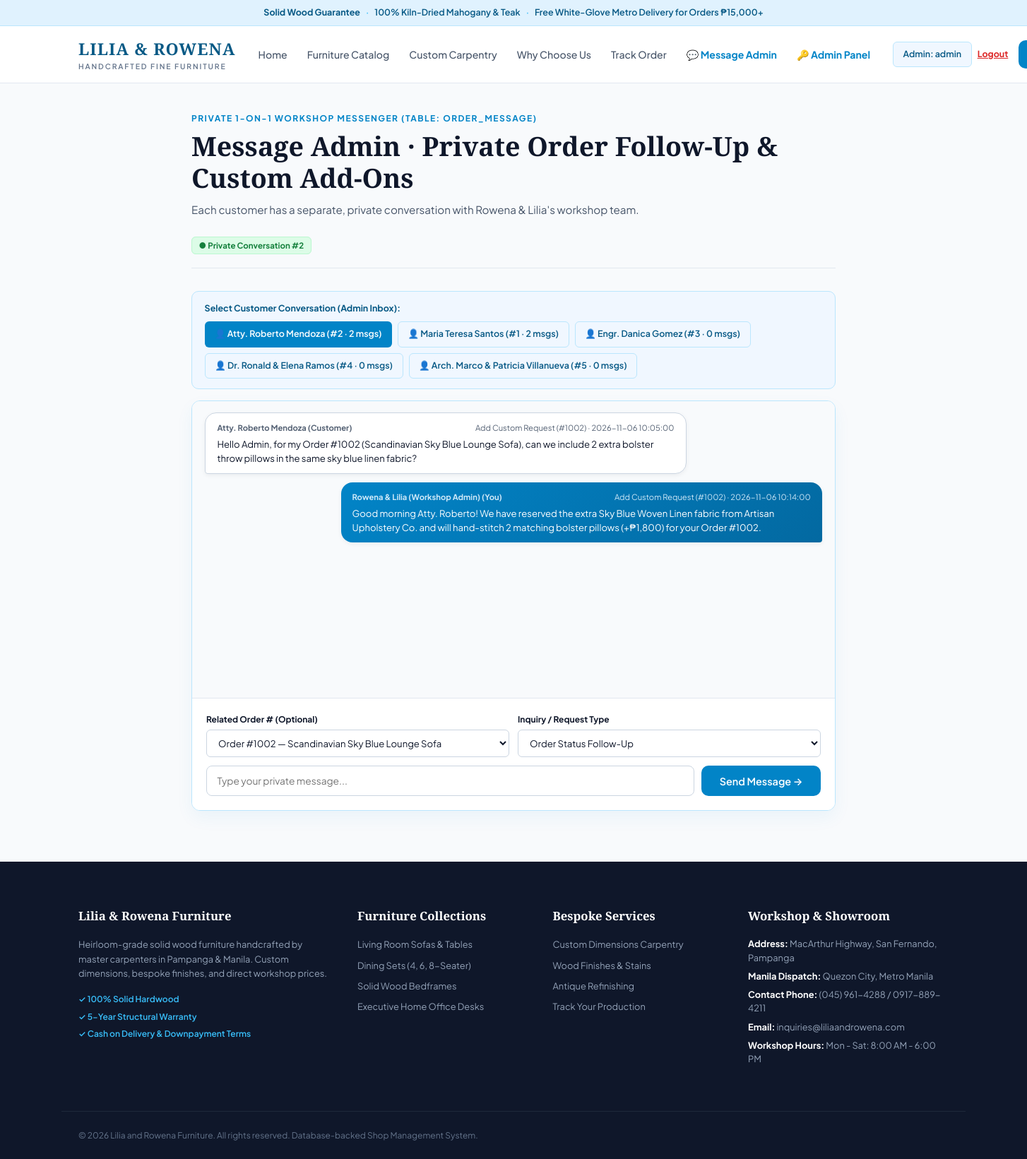
The page /index.php?route=messages (signed in) on the database its author committed.
### tables this page shows
CREATE TABLE Customer (
    CustomerID    INT           NOT NULL AUTO_INCREMENT,
    FullName      VARCHAR(100)  NOT NULL,
    Email         VARCHAR(100)  NOT NULL,
    PasswordHash  VARCHAR(255)  NOT NULL,
    PhoneNumber   VARCHAR(20)   NOT NULL,
    Address       VARCHAR(255)  NOT NULL,
    CONSTRAINT pk_customer PRIMARY KEY (CustomerID),
    CONSTRAINT uq_customer_email UNIQUE (Email)
);

CREATE TABLE Order_Message (
    MessageID    INT           NOT NULL AUTO_INCREMENT,
    CustomerID   INT           NOT NULL,
    OrderID      INT           NULL,
    AdminID      INT           NULL,
    SenderRole   VARCHAR(20)   NOT NULL,
    SenderName   VARCHAR(100)  NOT NULL,
    Topic        VARCHAR(60)   NOT NULL DEFAULT 'Order Follow-Up',
    MessageText  TEXT          NOT NULL,
    CreatedAt    DATETIME      NOT NULL DEFAULT CURRENT_TIMESTAMP,
    CONSTRAINT pk_order_message PRIMARY KEY (MessageID),
    CONSTRAINT chk_message_sender CHECK (SenderRole IN ('Customer', 'Admin')),
    CONSTRAINT fk_msg_customer FOREIGN KEY (CustomerID)
        REFERENCES Customer (CustomerID)
        ON UPDATE CASCADE ON DELETE CASCADE,
    CONSTRAINT fk_msg_order FOREIGN KEY (OrderID)
        REFERENCES Customer_Order (OrderID)
        ON UPDATE CASCADE ON DELETE SET NULL,
    CONSTRAINT fk_msg_admin FOREIGN KEY (AdminID)
        REFERENCES Admin (AdminID)
        ON UPDATE CASCADE ON DELETE SET NULL
);

### src/Controllers/MessageController.php (called while the page is built, shortened)
<?php
class MessageController
{
    private Message $messageModel;
    public function __construct()
    {
        $this->messageModel = new Message();
    }
    private function getAuthenticatedIdentity(): array
    {
        $isAdmin = isset($_SESSION['admin_id']) && (int)$_SESSION['admin_id'] > 0 && ($_SESSION['user_role'] ?? 'admin') === 'admin';
        $sessionCustomerId = (!$isAdmin && isset($_SESSION['customer_id'])) ? (int)$_SESSION['customer_id'] : 0;
        return [
            'isAuthenticated' => ($isAdmin || $sessionCustomerId > 0),
            'isAdmin'         => $isAdmin,
            'adminId'         => $isAdmin ? (int)$_SESSION['admin_id'] : 0,
            'customerId'      => $sessionCustomerId,
            'customerName'    => (string)($_SESSION['customer_name'] ?? 'Customer'),
        ];
    }
    public function index(): void
    {
        $auth = $this->getAuthenticatedIdentity();
        if ($auth['isAdmin']) {
            $conversations = $this->messageModel->getCustomerConversations();
            $defaultCustId = !empty($conversations) ? (int)$conversations[0]['CustomerID'] : 1;
            $requestedId = $_GET['customer_id'] ?? $_GET['conversation_id'] ?? null;
            $activeCustomerId = ($requestedId !== null && (int)$requestedId > 0) ? (int)$requestedId : $defaultCustId;
            $messages = $this->messageModel->getMessagesByCustomer($activeCustomerId);
        }
        require __DIR__ . '/../../views/layouts/header.php';
        require __DIR__ . '/../../views/messages.php';
        require __DIR__ . '/../../views/layouts/footer.php';
    }
}

### config/database.php (called while the page is built)
<?php
return [
    'host'     => 'localhost',
    'port'     => 3306,
    'dbname'   => 'furniture_shop',
    'username' => 'root',
    'password' => '',
    'charset'  => 'utf8mb4',
    'options'  => [
        PDO::ATTR_ERRMODE            => PDO::ERRMODE_EXCEPTION,
        PDO::ATTR_DEFAULT_FETCH_MODE => PDO::FETCH_ASSOC,
        PDO::ATTR_EMULATE_PREPARES   => false,
    ]
];

### src/Config/Database.php (called while the page is built, shortened)
<?php
class Database
{
    private static ?PDO $instance = null;
    public static function getConnection(): PDO
    {
        if (self::$instance === null) {
            $config = require __DIR__ . '/../../config/database.php';
            $dsn = sprintf(
                'mysql:host=%s;port=%d;dbname=%s;charset=%s',
                $config['host'],
                $config['port'],
                $config['dbname'],
                $config['charset']
            );
            try {
                self::$instance = new PDO(
                    $dsn,
                    $config['username'],
                    $config['password'],
                    $config['options']
                );
            } catch (PDOException $e) {
                die('Database Connection Error: Could not connect to furniture_shop. Please make sure MySQL is running in XAMPP and the database is imported. Details: ' . $e->getMessage());
            }
        }
        return self::$instance;
    }
}

### src/Models/Message.php (called while the page is built, shortened)
<?php
class Message
{
    private PDO $db;
    public function __construct()
    {
        $this->db = Database::getConnection();
    }
    public function getMessagesByCustomer(int $customerId): array
    {
        $sql = "SELECT m.MessageID, m.CustomerID, m.OrderID, m.AdminID,
                       CASE WHEN m.SenderRole = 'Admin' THEN m.AdminID ELSE m.CustomerID END AS SenderID,
                       m.SenderRole, m.SenderName, m.Topic, m.MessageText, m.CreatedAt,
                       c.FullName AS CustomerName, c.Email AS CustomerEmail
                FROM Order_Message m
                INNER JOIN Customer c ON m.CustomerID = c.CustomerID
                WHERE m.CustomerID = :cid
                ORDER BY m.CreatedAt ASC, m.MessageID ASC";
        $stmt = $this->db->prepare($sql);
        $stmt->execute([':cid' => $customerId]);
        return $stmt->fetchAll();
    }
    public function getCustomerConversations(): array
    {
        $sql = "SELECT c.CustomerID, c.FullName, c.Email, c.PhoneNumber,
                       COUNT(m.MessageID) AS MessageCount,
                       MAX(m.CreatedAt) AS LastMessageAt
                FROM Customer c
                LEFT JOIN Order_Message m ON c.CustomerID = m.CustomerID
                GROUP BY c.CustomerID, c.FullName, c.Email, c.PhoneNumber
                ORDER BY COALESCE(MAX(m.CreatedAt), '1970-01-01 00:00:00') DESC, c.CustomerID ASC";
        $stmt = $this->db->prepare($sql);
        $stmt->execute();
        return $stmt->fetchAll();
    }
}

### views/messages.php (the view, shortened to what this page needs)
<?php
$loggedInRole = $_SESSION['user_role'] ?? (isset($_SESSION['admin_id']) ? 'admin' : (isset($_SESSION['customer_id']) ? 'customer' : 'guest'));
$loggedInUserId = ($loggedInRole === 'admin')
    ? (int)($_SESSION['admin_id'] ?? 0)
    : (($loggedInRole === 'customer') ? (int)($_SESSION['customer_id'] ?? 0) : 0);
$activeCustomerId = isset($activeCustomerId) ? (int)$activeCustomerId : ($loggedInRole === 'customer' ? $loggedInUserId : 1);
?>
<div class="section-container" style="padding-top: 2.5rem; max-width: 960px;">
    <div class="section-header-row" style="border-bottom: 1px solid #e2e8f0; padding-bottom: 1.25rem;">
        <div>
            <span class="section-kicker">Private 1-on-1 Workshop Messenger (Table: Order_Message)</span>
            <h1 class="section-title">Message Admin · Private Order Follow-Up &amp; Custom Add-Ons</h1>
            <p class="section-subtitle">
                Each customer has a separate, private conversation with Rowena &amp; Lilia's workshop team.
            </p>
        </div>
        <div>
            <span class="hero-est-tag" style="background: #dcfce7; color: #15803d; border-color: #bbf7d0;">● Private Conversation #<?= $activeCustomerId ?></span>
        </div>
    </div>
    <?php if ($loggedInRole === 'admin' && !empty($conversations)): ?>
        <div style="background: #f0f7ff; border: 1px solid #bae6fd; border-radius: 10px; padding: 0.9rem 1.1rem; margin-bottom: 1rem;">
            <strong style="font-size: 0.78rem; color: #075985; display: block; margin-bottom: 0.5rem;">Select Customer Conversation (Admin Inbox):</strong>
            <div style="display: flex; gap: 0.5rem; flex-wrap: wrap;">
                <?php foreach ($conversations as $conv): ?>
                    <?php $cid = (int)$conv['CustomerID']; ?>
                    <a href="index.php?route=messages&amp;customer_id=<?= $cid ?>"
                       class="<?= $cid === $activeCustomerId ? 'btn-sm-primary' : 'btn-sm-soft' ?>">
                        👤 <?= htmlspecialchars($conv['FullName']) ?> (#<?= $cid ?> · <?= (int)$conv['MessageCount'] ?> msgs)
                    </a>
                <?php endforeach; ?>
            </div>
        </div>
    <?php endif; ?>
    <div style="background: #ffffff; border: 1px solid #bae6fd; border-radius: 12px; overflow: hidden; box-shadow: 0 10px 25px rgba(2, 132, 199, 0.06);">
        <div id="phpLiveChatFeed" class="chat-feed-box" style="height: 420px; margin-bottom: 0; border: none; border-radius: 0;">
            <?php if (empty($messages)): ?>
                <p style="text-align: center; color: #64748b; padding: 2rem;">No messages in this private conversation yet. Send a message below to start!</p>
            <?php else: ?>
                <?php foreach ($messages as $msg): ?>
                    <?php
                    $msgSenderRole = strtolower(trim($msg['SenderRole'] ?? 'customer'));
                    $msgSenderId = isset($msg['SenderID'])
                        ? (int)$msg['SenderID']
                        : ($msgSenderRole === 'admin' ? (int)($msg['AdminID'] ?? 0) : (int)($msg['CustomerID'] ?? 0));
                    $isOwnMessage = ($loggedInUserId > 0 && $loggedInRole === $msgSenderRole && $loggedInUserId === $msgSenderId);
                    $rowClass = $isOwnMessage ? 'chat-row own-row' : 'chat-row other-row';
                    $bubbleClass = $isOwnMessage ? 'chat-bubble msg-own' : 'chat-bubble msg-other';
                    $senderLabel = $isOwnMessage
                        ? htmlspecialchars($msg['SenderName']) . ' (You)'
                        : htmlspecialchars($msg['SenderName']) . ' (' . htmlspecialchars($msg['SenderRole']) . ')';
                    ?>
                    <div class="<?= $rowClass ?>">
                        <div class="<?= $bubbleClass ?>">
                            <div class="chat-bubble-meta">
                                <strong><?= $senderLabel ?></strong>
                                <span><?= htmlspecialchars($msg['Topic']) ?> · <?= htmlspecialchars($msg['CreatedAt']) ?></span>
                            </div>
                            <div><?= nl2br(htmlspecialchars($msg['MessageText'])) ?></div>
                        </div>
                    </div>
                <?php endforeach; ?>
            <?php endif; ?>
        </div>
        <form action="index.php?route=messages_send" method="POST" style="padding: 1.25rem; background: #ffffff; border-top: 1px solid #e2e8f0;">
            <div class="form-row-2" style="margin-bottom: 0.75rem;">
                <div class="form-group" style="margin-bottom: 0;">
                    <label for="phpChatOrder">Related Order # (Optional)</label>
                    <select id="phpChatOrder" name="order_id">
                        <?php if ($activeCustomerId === 1): ?>
                            <option value="1001">Order #1001 — Mahogany 6-Seater Dining Set</option>
                        <?php elseif ($activeCustomerId === 2): ?>
                            <option value="1002">Order #1002 — Scandinavian Sky Blue Lounge Sofa</option>
                        <?php endif; ?>
                    </select>
                </div>
                <div class="form-group" style="margin-bottom: 0;">
                    <label for="phpChatTopic">Inquiry / Request Type</label>
                    <select id="phpChatTopic" name="topic">
                        <option value="Order Follow-Up">Order Status Follow-Up</option>
                    </select>
                </div>
            </div>
            <div style="display: flex; gap: 0.65rem;">
                <input type="text" name="message_text" required placeholder="Type your private message..." style="flex: 1; padding: 0.7rem 0.9rem; border: 1px solid #cbd5e1; border-radius: 8px; font-size: 0.86rem;" />
                <button type="submit" class="btn-primary">Send Message →</button>
            </div>
        </form>
    </div>
</div>

### rows shown on the page
customer: CustomerID "2", FullName "Atty. Roberto Mendoza", MessageCount "2", order_id "Order #1002 — Scandinavian Sky Blue Lounge Sofa"
customer: FullName "Maria Teresa Santos", CustomerID "1", MessageCount "2"
customer: FullName "Engr. Danica Gomez", CustomerID "3", MessageCount "0"
customer: FullName "Dr. Ronald & Elena Ramos", CustomerID "4", MessageCount "0"
customer: FullName "Arch. Marco & Patricia Villanueva", CustomerID "5", MessageCount "0"
order_message: senderLabel "Atty. Roberto Mendoza (Customer)", Topic "Add Custom Request (#1002)", CreatedAt "2026-11-06 10:05:00", MessageText "Hello Admin, for my Order #1002 (Scandinavian Sky Blue Lounge Sofa), can we include 2 extra bolster throw pillows in the same sky blue linen fabric?"
order_message: senderLabel "Rowena & Lilia (Workshop Admin) (You)", Topic "Add Custom Request (#1002)", CreatedAt "2026-11-06 10:14:00", MessageText "Good morning Atty. Roberto! We have reserved the extra Sky Blue Woven Linen fabric from Artisan Upholstery Co. and will hand-stitch 2 matching bolster pillows (+₱1,800) for your Order #1002."

### other values the page prints
explode('@', $adminEmail)[0] "admin"
